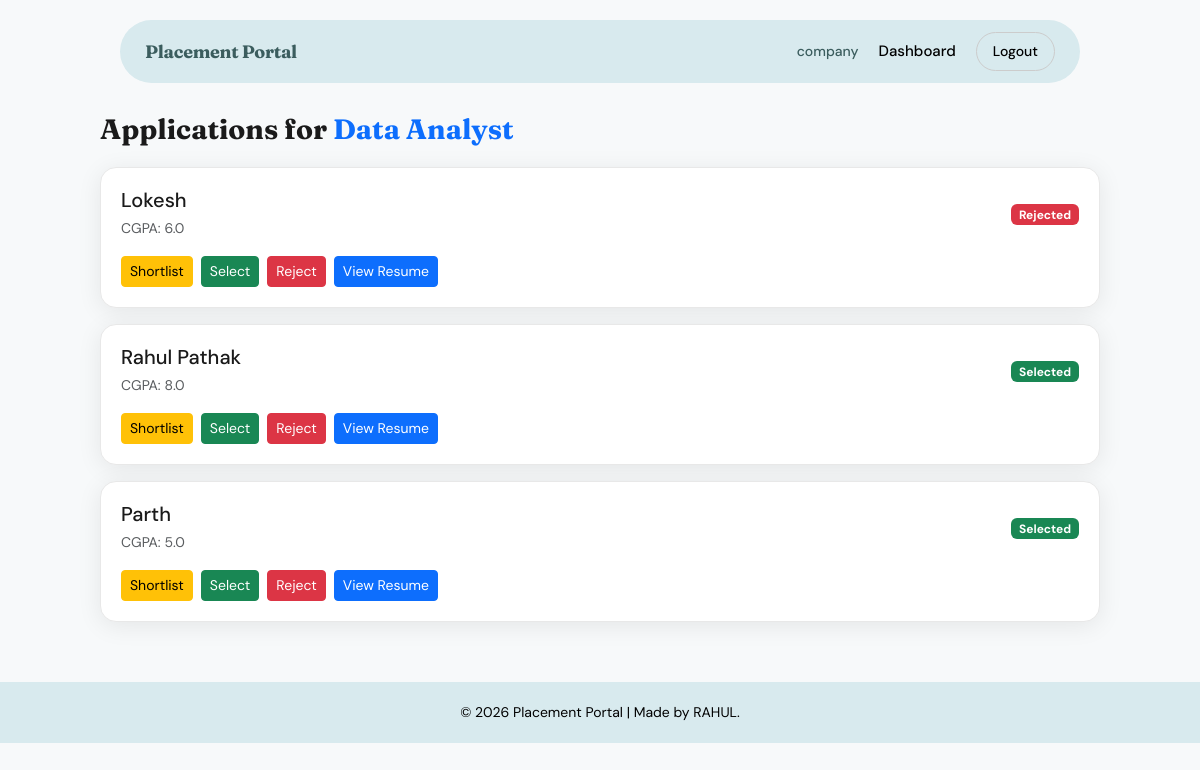
Screenshot of /company/applications/2 (signed in) with the database file from the repository.
### models.py (models this page shows, shortened)
class User(UserMixin, db.Model):
    __tablename__ = "user"
    id             = db.Column(db.Integer, primary_key=True)
    email          = db.Column(db.String(150), unique=True, nullable=False, index=True)
    password_hash  = db.Column(db.String(256), nullable=False)
    role           = db.Column(db.String(20),  nullable=False)
    _is_active     = db.Column("is_active", db.Boolean, default=True, nullable=False)
    is_blacklisted = db.Column(db.Boolean, default=False, nullable=False)
    created_at     = db.Column(db.DateTime, default=datetime.utcnow, nullable=False)
    updated_at     = db.Column(db.DateTime, default=datetime.utcnow, onupdate=datetime.utcnow)
    company_profile = db.relationship("Company",      backref="user", uselist=False, cascade="all, delete-orphan")
    student_profile = db.relationship("Student",      backref="user", uselist=False, cascade="all, delete-orphan")
    notifications   = db.relationship("Notification", backref="user", lazy="dynamic",  cascade="all, delete-orphan")
    @property
    def is_active(self):
        return self._is_active and not self.is_blacklisted
    @is_active.setter
    def is_active(self, value: bool):
        self._is_active = value

class PlacementDrive(db.Model):
    __tablename__ = "placement_drive"
    id                       = db.Column(db.Integer, primary_key=True)
    company_id               = db.Column(db.Integer, db.ForeignKey("company.id"), nullable=False, index=True)
    job_title                = db.Column(db.String(150), nullable=False)
    job_type                 = db.Column(db.String(50))
    description              = db.Column(db.Text, nullable=False)
    eligibility              = db.Column(db.String(255))
    min_cgpa                 = db.Column(db.Float, default=0.0)
    graduation_year_required = db.Column(db.Integer)
    location                 = db.Column(db.String(150))
    salary_range             = db.Column(db.String(100))
    deadline                 = db.Column(db.Date, nullable=False)
    status                   = db.Column(db.String(20), default="Pending", nullable=False, index=True)
    rejection_reason         = db.Column(db.Text)
    created_at               = db.Column(db.DateTime, default=datetime.utcnow, nullable=False)
    updated_at               = db.Column(db.DateTime, default=datetime.utcnow, onupdate=datetime.utcnow)
    applications = db.relationship("Application", backref="drive", lazy="dynamic", cascade="all, delete-orphan")

class Application(db.Model):
    __tablename__ = "application"
    id         = db.Column(db.Integer, primary_key=True)
    student_id = db.Column(db.Integer, db.ForeignKey("student.id"), nullable=False, index=True)
    drive_id   = db.Column(db.Integer, db.ForeignKey("placement_drive.id"), nullable=False, index=True)
    status     = db.Column(db.String(20), default="Applied", nullable=False, index=True)
    notes      = db.Column(db.Text)
    applied_at = db.Column(db.DateTime, default=datetime.utcnow, nullable=False)
    updated_at = db.Column(db.DateTime, default=datetime.utcnow, onupdate=datetime.utcnow)
    __table_args__ = (
        db.UniqueConstraint("student_id", "drive_id", name="uq_student_drive"),
    )

class Student(db.Model):
    __tablename__ = "student"
    id               = db.Column(db.Integer, primary_key=True)
    user_id          = db.Column(db.Integer, db.ForeignKey("user.id"), nullable=False, unique=True)
    name             = db.Column(db.String(150), nullable=False)
    student_id       = db.Column(db.String(50),  unique=True, nullable=False, index=True)
    branch           = db.Column(db.String(100))
    graduation_year  = db.Column(db.Integer)
    cgpa             = db.Column(db.Float)
    skills           = db.Column(db.Text)
    phone            = db.Column(db.String(20))
    resume_link      = db.Column(db.String(500))
    is_blacklisted   = db.Column(db.Boolean, default=False)
    blacklist_reason = db.Column(db.Text)
    created_at       = db.Column(db.DateTime, default=datetime.utcnow, nullable=False)
    updated_at       = db.Column(db.DateTime, default=datetime.utcnow, onupdate=datetime.utcnow)
    applications = db.relationship("Application", backref="student", lazy="dynamic", cascade="all, delete-orphan")

### app.py (the view)
@app.route("/company/applications/<int:drive_id>")
@login_required
def view_applications(drive_id):
    if current_user.role != "company":
        flash("Access denied.", "danger")
        return redirect(url_for("home"))
    drive = PlacementDrive.query.get_or_404(drive_id)
    applications = drive.applications.all()
    return render_template("applications.html", drive=drive, applications=applications)

### app.py (called while the page is built)
@login_manager.user_loader
def load_user(user_id):
    return User.query.get(int(user_id))

### templates/applications.html (shortened to what this page needs)
{% extends "base.html" %}
{% block content %}
<div class="page-container">
    <h3 class="page-title">Applications for <span class="text-primary">{{ drive.job_title }}</span></h3>
    {% for app in applications %}
    <div class="custom-card">
            <div class="d-flex justify-content-between align-items-center">
                <div>
                    <h5 class="mb-1">{{ app.student.name }}</h5>
                    <small class="text-muted">CGPA: {{ app.student.cgpa }}</small>
                </div>
                <div>
                    {% if app.status == "Selected" %}
                        <span class="badge bg-success">Selected</span>
                    {% elif app.status == "Shortlisted" %}
                        <span class="badge bg-info text-dark">Shortlisted</span>
                    {% elif app.status == "Rejected" %}
                        <span class="badge bg-danger">Rejected</span>
                    {% elif app.status == "Pending" %}
                        <span class="badge bg-warning text-dark">Pending</span>
                    {% else %}
                        <span class="badge bg-secondary">{{ app.status }}</span>
                    {% endif %}
                </div>
            </div>
            <div class="mt-3 d-flex gap-2 flex-wrap">
                <a href="{{ url_for('update_application', app_id=app.id, status='Shortlisted') }}"
                   class="btn btn-warning btn-sm">
                   Shortlist
                </a>
                <a href="{{ url_for('update_application', app_id=app.id, status='Selected') }}"
                   class="btn btn-success btn-sm">
                   Select
                </a>
                <a href="{{ url_for('update_application', app_id=app.id, status='Rejected') }}"
                   class="btn btn-danger btn-sm">
                   Reject
                </a>
                {% if app.student.resume_link %}
                <a href="{{ app.student.resume_link }}"
                   target="_blank"
                   class="btn btn-primary btn-sm">
                   View Resume
                </a>
                {% else %}
                <span class="text-muted">No Resume</span>
                {% endif %}
            </div>
    </div>
    {% endfor %}
</div>
{% endblock %}

### templates/base.html (shortened to what this page needs)
<!DOCTYPE html>
<html lang="en">
<head>
    <link href="https://cdn.jsdelivr.net/npm/bootstrap@5.3.3/dist/css/bootstrap.min.css" rel="stylesheet">
    <link href="{{ url_for('static', filename='style.css') }}" rel="stylesheet">
</head>
<body>
<nav class="custom-navbar">
    <div class="nav-container">
        <a class="logo" href="{{ url_for('home') }}">Placement Portal</a>
        <div class="nav-links">
            {% if current_user.is_authenticated %}
                <span class="user-name">{{ current_user.role }}</span>
                <a href="{{ url_for('dashboard') }}" class="nav-item">Dashboard</a>
                <a href="{{ url_for('logout') }}" class="nav-btn">Logout</a>
            {% else %}
                <a href="{{ url_for('login') }}" class="nav-item">Login</a>
                <a href="{{ url_for('register') }}" class="nav-btn primary">Get Started</a>
            {% endif %}
        </div>
    </div>
</nav>
<div class="container content">
    {% block content %}{% endblock %}
</div>
<footer class="footer">
    <div class="footer-container">
        <p>© 2026 Placement Portal | Made by RAHUL.</p>
    </div>
</footer>
</body>
</html>

### static/style.css (style rules this page uses)
:root { --brand-bg: #d8eaee; --brand-dark: rgb(59, 93, 94); --accent: #000000; --surface: #ffffff; --muted: #666; --radius: 50px; --radius-card: 16px; --radius-sm: 10px; --shadow: 0 4px 24px rgba(0,0,0,0.08); }
* { box-sizing: border-box; }
body { font-family: 'DM Sans', sans-serif; background: #f7f9fa; color: #1a1a1a; margin: 0; }
.custom-navbar { display: flex; justify-content: center; margin-top: 20px; }
.nav-container { width: 80%; background: var(--brand-bg); border-radius: var(--radius); padding: 12px 25px; display: flex; justify-content: space-between; align-items: center; }
.logo { text-decoration: none; color: var(--brand-dark); font-family: 'Fraunces', serif; font-weight: 700; font-size: 18px; letter-spacing: -0.3px; }
.nav-links { display: flex; align-items: center; gap: 20px; }
.nav-item { text-decoration: none; color: #000; font-weight: 500; font-size: 15px; transition: color .2s; }
.nav-btn { text-decoration: none; padding: 8px 16px; border-radius: 20px; background: transparent; border: 1px solid #ccc; color: black; font-size: 14px; font-weight: 500; transition: background .2s, border-color .2s; }
.user-name { font-weight: 500; font-size: 14px; color: var(--brand-dark); }
.content { margin-top: 30px; }
.footer { margin-top: 60px; padding: 20px 0; text-align: center; background: var(--brand-bg); }
.footer-container p { margin: 0; color: #000; font-size: 14px; }
.custom-card { background: var(--surface); border-radius: var(--radius-card); padding: 20px; border: 1px solid #e8e8e8; box-shadow: var(--shadow); margin-bottom: 16px; }
.page-container { max-width: 1000px; margin: 30px auto; }
.page-title { font-family: 'Fraunces', serif; font-size: 28px; font-weight: 700; margin-bottom: 20px; }

### rows the page displays
User: role "company"
PlacementDrive: job_title "Data Analyst"
Application: student.name "Lokesh", student.cgpa "6.0", status "Rejected"
Application: student.name "Rahul Pathak", student.cgpa "8.0", status "Selected"
Application: student.name "Parth", student.cgpa "5.0", status "Selected"
